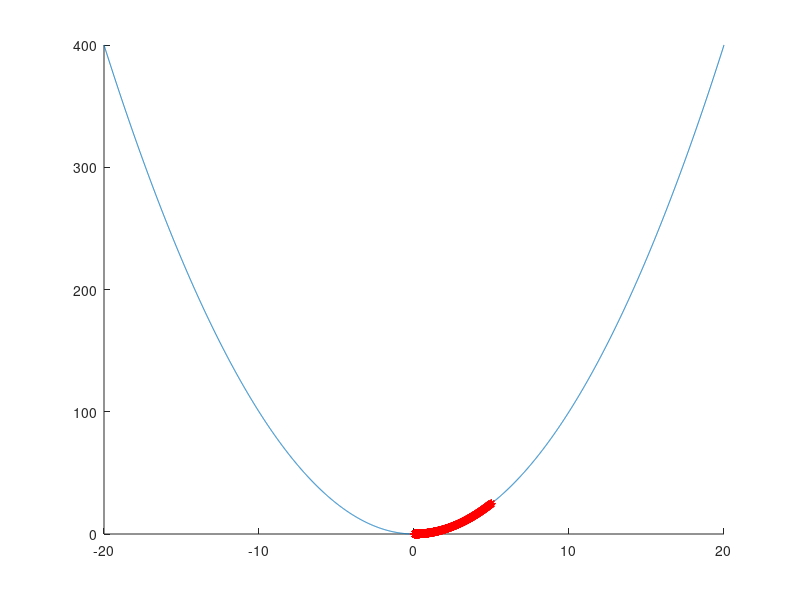

MATLAB code for this plot: (Note: a time limit stopped this script after it produced the figure.)
clear all;close all;

%% parametres
pas=0.001;
x_ini=5;
seuil=0.0001;

%% descente de gradient 1d

x_min=-20;pas_x=0.01;x_max=20;
x=x_min:pas_x:x_max;
f=x.*x;
gradf=gradient(f,x);
% plot(x,gradf);
hold on
plot(x,f)
hold on
f1=@(x1) x1.*x1;
plot(x_ini,f1(x_ini),'r*')
x_bar=x_ini;
n=1;
diff=1;
while(abs(diff(n))>seuil)
    x_bar2=x_bar(n)-pas*gradf(round(length(x)/(x_max-x_min)*x_bar(n)+(length(x)-1)/2));
    x_bar=[x_bar,x_bar2];
    diff2=x_bar2-x_bar(n);
    diff=[diff,diff2];
    hold on
    plot(x_bar2,f1(x_bar2),'r*')
    n=n+1;
end
axis([x_min x_max -inf inf])
